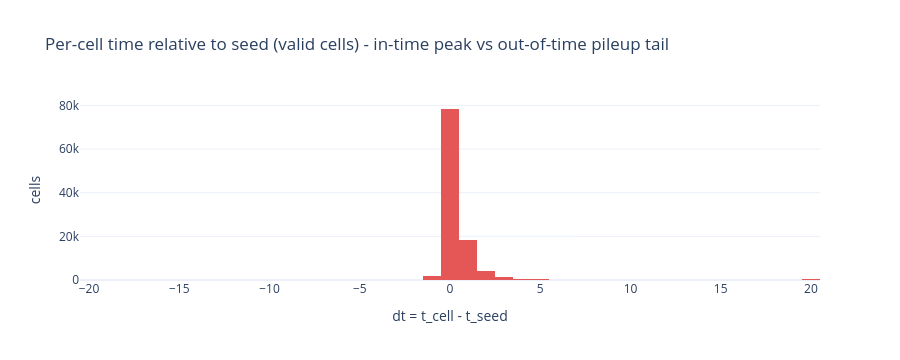

The code cell stored with this chart in its notebook:
### Code cell
import plotly.graph_objects as go
# timing diagnostic: dt of the seed (signal) cell vs other valid cells
seed_dt, other_dt = [], []
for R in D["R"][:5000]:
    v = R[:, 4] > 0.5
    if v.sum() >= 2:
        seed_dt.append(0.0)
        other_dt.extend(R[1:, 3][v[1:]].tolist())
fig = go.Figure()
fig.add_trace(go.Histogram(x=np.clip(other_dt, -20, 20), nbinsx=80, name="other valid cells (dt to seed)",
                           marker_color="#e45756"))
fig.update_layout(template="plotly_white", height=360, barmode="overlay",
                  title="Per-cell time relative to seed (valid cells) - in-time peak vs out-of-time pileup tail",
                  xaxis_title="dt = t_cell - t_seed", yaxis_title="cells")
fig.show()
{"valid_cell_fraction": round(float(np.mean([ (R[:,4]>0.5).mean() for R in D["R"][:5000] ])), 3)}

### Figure 1 — Plotly figure (JSON) as saved in the notebook; plotly's stock layout.template omitted (floating-point values rounded to 4 significant figures; data arrays with more than 128 entries replaced by an {"elided": "..."} marker saying what was removed)
{"data": [{"marker": {"color": "#e45756"}, "name": "other valid cells (dt to seed)", "nbinsx": 80, "type": "histogram", "x": {"elided": "106691 float values"}}], "layout": {"barmode": "overlay", "height": 360, "title": {"text": "Per-cell time relative to seed (valid cells) - in-time peak vs out-of-time pileup tail"}, "xaxis": {"title": {"text": "dt = t_cell - t_seed"}}, "yaxis": {"title": {"text": "cells"}}}}
